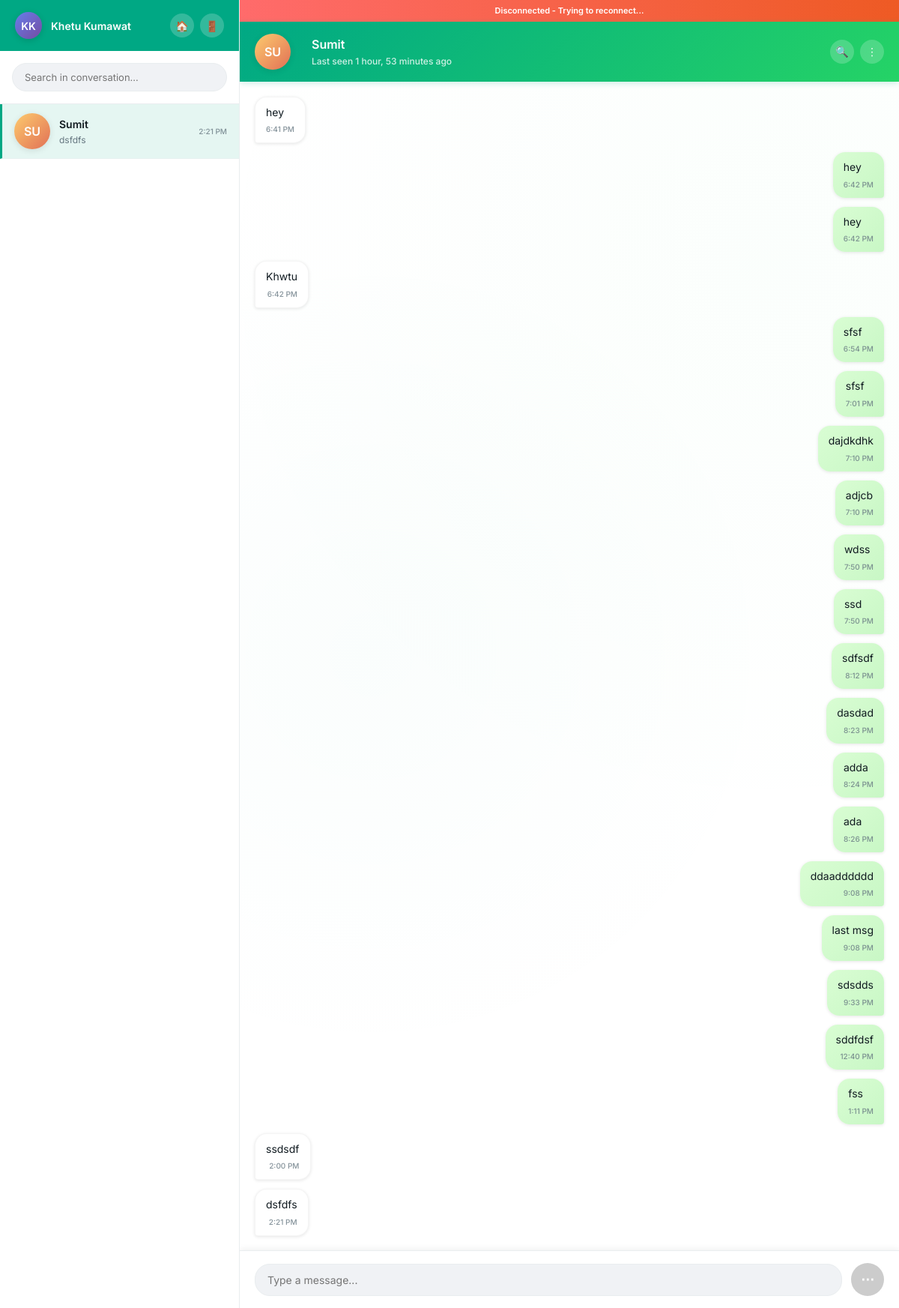
The page /chat/1/ (signed in) on the database its author committed.
### accounts/models.py (models this page shows, shortened)
class UserProfile(models.Model):
    user = models.OneToOneField(User, on_delete=models.CASCADE)
    bio = models.TextField(max_length=500, blank=True)
    phone = models.CharField(max_length=20, blank=True)
    is_online = models.BooleanField(default=False)
    last_seen = models.DateTimeField(default=timezone.now)
    def get_avatar_initials(self):
        if self.user.first_name and self.user.last_name:
            return f"{self.user.first_name[0]}{self.user.last_name[0]}".upper()
        return self.user.username[:2].upper()

### chatapp/models.py (models this page shows, shortened)
class Chat(models.Model):
    CHAT_TYPES = (
        ('private', 'Private'),
        ('group', 'Group'),
    )
    name = models.CharField(max_length=100, blank=True)
    chat_type = models.CharField(max_length=10, choices=CHAT_TYPES, default='private')
    participants = models.ManyToManyField(User, related_name='chats')
    created_at = models.DateTimeField(auto_now_add=True)
    updated_at = models.DateTimeField(auto_now=True)
    class Meta:
        ordering = ['-updated_at']
    def get_other_participant(self, user):
        if self.chat_type == 'private':
            return self.participants.exclude(id=user.id).first()
        return None
    def get_last_message(self):
        return self.messages.order_by('-timestamp').first()

class Message(models.Model):
    chat = models.ForeignKey(Chat, on_delete=models.CASCADE, related_name='messages')
    sender = models.ForeignKey(User, on_delete=models.CASCADE)
    content = models.TextField()
    timestamp = models.DateTimeField(auto_now_add=True)
    is_read = models.BooleanField(default=False)
    class Meta:
        ordering = ['timestamp']

### chatapp/views.py (the view)
# urls.py: path('chat/<int:chat_id>/', views.chat_room, name='room'),
@login_required
def chat_room(request, chat_id):
    chat = get_object_or_404(Chat, id=chat_id, participants=request.user)
    messages_list = chat.messages.all().order_by('timestamp')
    unread_messages = messages_list.exclude(sender=request.user).exclude(
        read_by__user=request.user
    )
    for message in unread_messages:
        MessageRead.objects.get_or_create(message=message, user=request.user)
    user_chats = Chat.objects.filter(participants=request.user).annotate(
        last_message_time=Max('messages__timestamp')
    ).order_by('-last_message_time')
    context = {
        'chat': chat,
        'messages': messages_list,
        'current_user': request.user,
        'chats': user_chats,
        'active_chat_id': chat_id,
    }
    return render(request, 'chatapp/room.html', context)

### chatapp/templatetags/chat_extras.py (called while the page is built)
@register.filter
def get_other_participant(chat, user):
    return chat.get_other_participant(user)

@register.filter
def get_avatar_color(user_id):
    colors = [
        "linear-gradient(135deg, #ff6b6b, #ee5a24)",
        "linear-gradient(135deg, #a29bfe, #6c5ce7)",
        "linear-gradient(135deg, #fd79a8, #e84393)",
        "linear-gradient(135deg, #fdcb6e, #e17055)",
        "linear-gradient(135deg, #74b9ff, #0984e3)",
        "linear-gradient(135deg, #55a3ff, #3742fa)",
        "linear-gradient(135deg, #26de81, #20bf6b)",
        "linear-gradient(135deg, #f7b731, #fa8231)",
    ]
    return colors[user_id % len(colors)]

@register.filter
def format_message_time(timestamp):
    from django.utils import timezone
    from datetime import datetime, timedelta
    now = timezone.now()
    if timestamp.date() == now.date():
        return timestamp.strftime('%I:%M %p').lstrip('0')
    elif timestamp.date() == (now - timedelta(days=1)).date():
        return 'Yesterday'
    elif (now - timestamp).days < 7:
        return timestamp.strftime('%A')  # Day name
    else:
        return timestamp.strftime('%m/%d/%y')

### templates/chatapp/room.html (shortened to what this page needs)
{% extends 'base.html' %}
{% load chat_extras %}
{% block content %}
    <div class="chat-container">
        <div class="contacts-sidebar">
            <div class="sidebar-header">
                <div class="user-profile">
                    <div class="profile-pic">
                        {% if current_user.userprofile %}
                            {{ current_user.userprofile.get_avatar_initials }}
                        {% else %}
                            {{ current_user.username|slice:":2"|upper }}
                        {% endif %}
                    </div>
                    <span style="font-weight: 600; color: white; font-size: 14px;">{{ current_user.get_full_name|default:current_user.username }}</span>
                </div>
                <div class="header-actions">
                    <a href="{% url 'chatapp:home' %}" class="action-btn" title="Home">🏠</a>
                    <a href="{% url 'accounts:logout' %}" class="action-btn" title="Logout">🚪</a>
                </div>
            </div>
            <div class="search-container">
                <div style="position: relative;">
                    <input type="text" class="search-box" placeholder="Search in conversation..." id="chatSearchInput">
                </div>
            </div>
            <div class="contacts-list">
                {% for chat_item in chats %}
                    {% if chat_item.chat_type == 'private' %}
                        {% with other_user=chat_item|get_other_participant:current_user %}
                            {% if other_user %}
                                <a href="{% url 'chatapp:room' chat_item.id %}"
                                   class="contact-item {% if chat_item.id == active_chat_id %}active{% endif %}">
                                    <div class="contact-avatar"
                                         style="background: {{ other_user.id|get_avatar_color }}; position: relative;">
                                        {% if other_user.userprofile %}
                                            {{ other_user.userprofile.get_avatar_initials }}
                                        {% else %}
                                            {{ other_user.username|slice:":2"|upper }}
                                        {% endif %}
                                    </div>
                                    <div class="contact-info">
                                        <div class="contact-name">{{ other_user.get_full_name|default:other_user.username }}</div>
                                        <div class="contact-last-message">
                                            {% with last_message=chat_item.get_last_message %}
                                                {% if last_message %}
                                                    {% if last_message.sender == current_user %}
                                                        You: {{ last_message.content|truncatechars:20 }}
                                                    {% else %}
                                                        {{ last_message.content|truncatechars:25 }}
                                                    {% endif %}
                                                {% else %}
                                                    No messages yet
                                                {% endif %}
                                            {% endwith %}
                                        </div>
                                    </div>
                                    <div class="contact-meta">
                                        {% with last_message=chat_item.get_last_message %}
                                            {% if last_message %}
                                                <div class="message-time">{{ last_message.timestamp|format_message_time }}</div>
                                            {% endif %}
                                        {% endwith %}
                                    </div>
                                </a>
                            {% endif %}
                        {% endwith %}
                    {% endif %}
                {% endfor %}
            </div>
        </div>
        <div class="chat-area">
            <div id="connectionStatus" class="connection-status connecting">Connecting...</div>
            <div class="chat-header">
                {% if chat.chat_type == 'private' %}
                    {% with other_user=chat|get_other_participant:current_user %}
                        {% if other_user %}
                            <div class="contact-avatar"
                                 style="background: {{ other_user.id|get_avatar_color }}; position: relative;">
                                {% if other_user.userprofile %}
                                    {{ other_user.userprofile.get_avatar_initials }}
                                {% else %}
                                    {{ other_user.username|slice:":2"|upper }}
                                {% endif %}
                            </div>
                            <div class="chat-user-info">
                                <div class="chat-user-name">{{ other_user.get_full_name|default:other_user.username }}</div>
                                <div class="chat-user-status" id="userStatus">
                                    {% if other_user.userprofile.is_online %}
                                        Online
                                    {% else %}
                                        Last seen {{ other_user.userprofile.last_seen|timesince }} ago
                                    {% endif %}
                                </div>
                            </div>
                        {% endif %}
                    {% endwith %}
                {% endif %}
                <div class="chat-actions" style="position: relative; display: flex; gap: 8px;">
                    <button class="action-btn">🔍</button>
                    <button class="action-btn" id="dropdownToggleBtn">⋮</button>
                </div>
            </div>
            <div class="messages-container" id="messagesContainer">
                {% for message in messages %}
                    <div class="message {% if message.sender == current_user %}sent{% else %}received{% endif %}"
                         data-timestamp="{{ message.timestamp.isoformat }}">
                        <div class="message-text">{{ message.content }}</div>
                        <div class="message-time">{{ message.timestamp|date:"g:i A" }}</div>
                    </div>
                {% endfor %}
            </div>
            <div class="message-input-container">
                <input type="text" class="message-input" placeholder="Type a message..." id="messageInput">
                <button class="send-btn" id="sendBtn" title="Send message"></button>
            </div>
        </div>
    </div>
{% endblock %}

### templates/base.html (shortened to what this page needs)
<!doctype html>
<html lang="en">
<head>
</head>
<body>
{% block content %}{% endblock %}
</body>
</html>

### templates/base.html (style rules this page uses)
:root { --primary-color: #00a884; --primary-dark: #008069; --secondary-color: #25d366; --background-color: #f0f2f5; --sidebar-bg: #ffffff; --chat-bg: #efeae2; --message-sent: #d9fdd3; --message-received: #ffffff; --text-primary: #111b21; --text-secondary: #667781; --border-color: #e9edef; --hover-color: #f5f6f6; --shadow: 0 1px 3px rgba(0, 0, 0, 0.1); --shadow-lg: 0 4px 16px rgba(0, 0, 0, 0.1); --border-radius: 8px; --border-radius-sm: 6px; --transition: all 0.2s ease; }
* { margin: 0; padding: 0; box-sizing: border-box; }
body { font-family: 'Inter', -apple-system, BlinkMacSystemFont, 'Segoe UI', Roboto, sans-serif; background: #ffffff; min-height: 100vh; color: var(--text-primary); line-height: 1.5; font-size: 14px; }
.chat-container { display: flex; height: 100vh; width: 100%; margin: 0; background: var(--sidebar-bg); overflow: hidden; }
.contacts-sidebar { width: 320px; background: var(--sidebar-bg); border-right: 1px solid var(--border-color); display: flex; flex-direction: column; position: relative; }
.sidebar-header { background: var(--primary-color); padding: 16px 20px; color: white; display: flex; align-items: center; justify-content: space-between; position: relative; }
.user-profile { display: flex; align-items: center; gap: 12px; }
.profile-pic { width: 36px; height: 36px; border-radius: 50%; background: linear-gradient(135deg, #667eea, #764ba2); display: flex; align-items: center; justify-content: center; color: white; font-weight: 600; font-size: 14px; box-shadow: 0 2px 8px rgba(0, 0, 0, 0.15); }
.header-actions { display: flex; gap: 8px; }
.action-btn { background: rgba(255, 255, 255, 0.2); border: none; width: 32px; height: 32px; border-radius: 50%; color: white; cursor: pointer; display: flex; align-items: center; justify-content: center; transition: var(--transition); font-size: 14px; text-decoration: none; }
.search-container { padding: 16px; background: var(--sidebar-bg); border-bottom: 1px solid var(--border-color); }
.search-box { width: 100%; padding: 10px 16px; border: 1px solid var(--border-color); background: var(--background-color); border-radius: 20px; outline: none; font-size: 13px; transition: var(--transition); font-family: inherit; }
.contacts-list { flex: 1; overflow-y: auto; background: var(--sidebar-bg); }
.contact-item { display: flex; align-items: center; padding: 12px 16px; cursor: pointer; border-bottom: 1px solid rgba(233, 237, 239, 0.5); transition: var(--transition); text-decoration: none; color: inherit; }
.contact-item.active { background: rgba(0, 168, 132, 0.1); border-left: 3px solid var(--primary-color); }
.contact-avatar { width: 48px; height: 48px; border-radius: 50%; margin-right: 12px; display: flex; align-items: center; justify-content: center; color: white; font-weight: 600; font-size: 16px; position: relative; box-shadow: 0 2px 8px rgba(0, 0, 0, 0.1); }
.contact-info { flex: 1; min-width: 0; }
.contact-name { font-weight: 600; color: var(--text-primary); margin-bottom: 2px; font-size: 14px; }
.contact-last-message { font-size: 12px; color: var(--text-secondary); white-space: nowrap; overflow: hidden; text-overflow: ellipsis; }
.contact-meta { display: flex; flex-direction: column; align-items: flex-end; gap: 4px; min-width: 60px; }
.message-time { font-size: 11px; color: var(--text-secondary); font-weight: 500; white-space: nowrap; }

### rows shown on the page
Chat: get_last_message.content "dsfdfs", get_last_message.timestamp "2:21 PM"
Message: content "hey"
Message: content "hey"
Message: content "hey"
Message: content "Khwtu"
Message: content "sfsf"
Message: content "sfsf"
Message: content "dajdkdhk"
Message: content "adjcb"
Message: content "wdss"
Message: content "ssd"
Message: content "sdfsdf"
Message: content "dasdad"
Message: content "adda"
Message: content "ada"
Message: content "ddaadddddd"
Message: content "last msg"
Message: content "sdsdds"
Message: content "sddfdsf"
Message: content "fss"
Message: content "ssdsdf"
Message: content "dsfdfs"

### other values the page prints
{{ current_user.userprofile.get_avatar_initials }} "KK"
{{ current_user.get_full_name|default:current_user.username }} "Khetu Kumawat"
{{ other_user.userprofile.get_avatar_initials }} "SU"
{{ other_user.get_full_name|default:other_user.username }} "Sumit"
{{ other_user.userprofile.last_seen|timesince }} "1 hour, 53 minutes"
